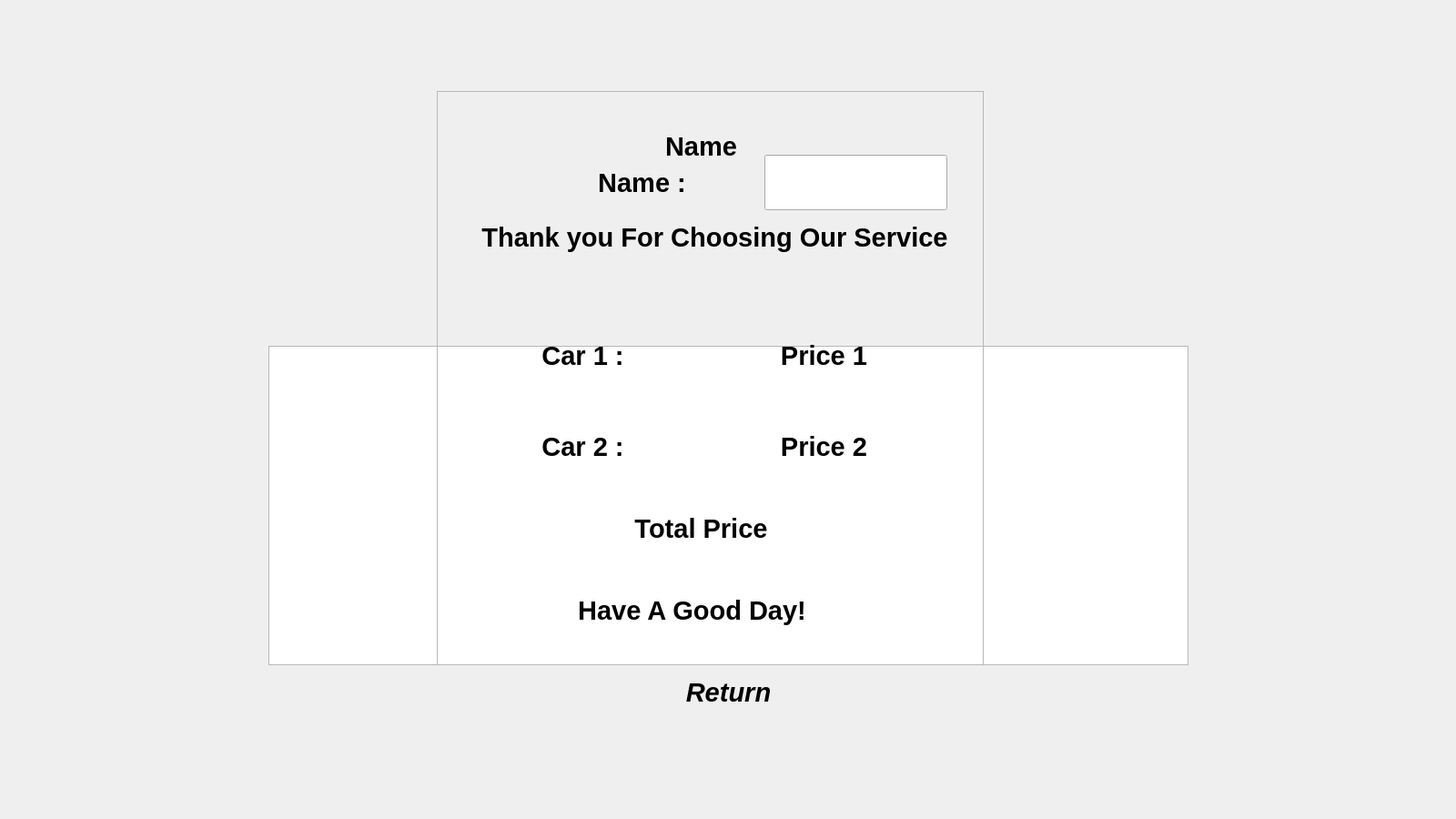
<?xml version="1.0" encoding="UTF-8"?>
<ui version="4.0">
 <class>User_Return_car</class>
 <widget class="QWidget" name="User_Return_car">
  <property name="geometry">
   <rect>
    <x>0</x>
    <y>0</y>
    <width>1600</width>
    <height>900</height>
   </rect>
  </property>
  <property name="windowTitle">
   <string>Form</string>
  </property>
  <widget class="QLabel" name="label">
   <property name="geometry">
    <rect>
     <x>0</x>
     <y>0</y>
     <width>1600</width>
     <height>900</height>
    </rect>
   </property>
   <property name="styleSheet">
    <string notr="true">background-image: url(:/Return_car.jpg);</string>
   </property>
   <property name="text">
    <string/>
   </property>
  </widget>
  <widget class="QTableWidget" name="table">
   <property name="geometry">
    <rect>
     <x>295</x>
     <y>380</y>
     <width>1011</width>
     <height>351</height>
    </rect>
   </property>
  </widget>
  <widget class="QLineEdit" name="name_edit">
   <property name="geometry">
    <rect>
     <x>840</x>
     <y>170</y>
     <width>201</width>
     <height>61</height>
    </rect>
   </property>
  </widget>
  <widget class="QLabel" name="name">
   <property name="geometry">
    <rect>
     <x>600</x>
     <y>170</y>
     <width>211</width>
     <height>61</height>
    </rect>
   </property>
   <property name="font">
    <font>
     <pointsize>22</pointsize>
     <bold>true</bold>
    </font>
   </property>
   <property name="text">
    <string>Name :</string>
   </property>
   <property name="alignment">
    <set>Qt::AlignmentFlag::AlignCenter</set>
   </property>
  </widget>
  <widget class="QPushButton" name="returnn">
   <property name="geometry">
    <rect>
     <x>650</x>
     <y>730</y>
     <width>301</width>
     <height>61</height>
    </rect>
   </property>
   <property name="font">
    <font>
     <pointsize>22</pointsize>
     <italic>true</italic>
     <bold>true</bold>
    </font>
   </property>
   <property name="text">
    <string>Return</string>
   </property>
   <property name="flat">
    <bool>true</bool>
   </property>
  </widget>
  <widget class="QFrame" name="frame">
   <property name="geometry">
    <rect>
     <x>480</x>
     <y>100</y>
     <width>601</width>
     <height>631</height>
    </rect>
   </property>
   <property name="frameShape">
    <enum>QFrame::Shape::StyledPanel</enum>
   </property>
   <property name="frameShadow">
    <enum>QFrame::Shadow::Raised</enum>
   </property>
   <widget class="QLabel" name="receipt_name">
    <property name="geometry">
     <rect>
      <x>120</x>
      <y>30</y>
      <width>341</width>
      <height>61</height>
     </rect>
    </property>
    <property name="font">
     <font>
      <pointsize>22</pointsize>
      <bold>true</bold>
     </font>
    </property>
    <property name="text">
     <string>Name</string>
    </property>
    <property name="alignment">
     <set>Qt::AlignmentFlag::AlignCenter</set>
    </property>
   </widget>
   <widget class="QLabel" name="Car1">
    <property name="geometry">
     <rect>
      <x>60</x>
      <y>260</y>
      <width>201</width>
      <height>61</height>
     </rect>
    </property>
    <property name="font">
     <font>
      <pointsize>22</pointsize>
      <bold>true</bold>
     </font>
    </property>
    <property name="text">
     <string>Car 1 :</string>
    </property>
    <property name="alignment">
     <set>Qt::AlignmentFlag::AlignCenter</set>
    </property>
   </widget>
   <widget class="QLabel" name="Car2">
    <property name="geometry">
     <rect>
      <x>60</x>
      <y>360</y>
      <width>201</width>
      <height>61</height>
     </rect>
    </property>
    <property name="font">
     <font>
      <pointsize>22</pointsize>
      <bold>true</bold>
     </font>
    </property>
    <property name="text">
     <string>Car 2 :</string>
    </property>
    <property name="alignment">
     <set>Qt::AlignmentFlag::AlignCenter</set>
    </property>
   </widget>
   <widget class="QLabel" name="Price1">
    <property name="geometry">
     <rect>
      <x>320</x>
      <y>260</y>
      <width>211</width>
      <height>61</height>
     </rect>
    </property>
    <property name="font">
     <font>
      <pointsize>22</pointsize>
      <bold>true</bold>
     </font>
    </property>
    <property name="text">
     <string>Price 1</string>
    </property>
    <property name="alignment">
     <set>Qt::AlignmentFlag::AlignCenter</set>
    </property>
   </widget>
   <widget class="QLabel" name="Price2">
    <property name="geometry">
     <rect>
      <x>320</x>
      <y>360</y>
      <width>211</width>
      <height>61</height>
     </rect>
    </property>
    <property name="font">
     <font>
      <pointsize>22</pointsize>
      <bold>true</bold>
     </font>
    </property>
    <property name="text">
     <string>Price 2</string>
    </property>
    <property name="alignment">
     <set>Qt::AlignmentFlag::AlignCenter</set>
    </property>
   </widget>
   <widget class="QLabel" name="total_price">
    <property name="geometry">
     <rect>
      <x>130</x>
      <y>450</y>
      <width>321</width>
      <height>61</height>
     </rect>
    </property>
    <property name="font">
     <font>
      <pointsize>22</pointsize>
      <bold>true</bold>
     </font>
    </property>
    <property name="text">
     <string>Total Price</string>
    </property>
    <property name="alignment">
     <set>Qt::AlignmentFlag::AlignCenter</set>
    </property>
   </widget>
   <widget class="QLabel" name="thanks">
    <property name="geometry">
     <rect>
      <x>30</x>
      <y>130</y>
      <width>551</width>
      <height>61</height>
     </rect>
    </property>
    <property name="font">
     <font>
      <pointsize>22</pointsize>
      <bold>true</bold>
     </font>
    </property>
    <property name="text">
     <string>Thank you For Choosing Our Service</string>
    </property>
    <property name="alignment">
     <set>Qt::AlignmentFlag::AlignCenter</set>
    </property>
   </widget>
   <widget class="QLabel" name="thankss">
    <property name="geometry">
     <rect>
      <x>60</x>
      <y>540</y>
      <width>441</width>
      <height>61</height>
     </rect>
    </property>
    <property name="font">
     <font>
      <pointsize>22</pointsize>
      <bold>true</bold>
     </font>
    </property>
    <property name="text">
     <string>Have A Good Day!</string>
    </property>
    <property name="alignment">
     <set>Qt::AlignmentFlag::AlignCenter</set>
    </property>
   </widget>
  </widget>
  <zorder>label</zorder>
  <zorder>table</zorder>
  <zorder>name</zorder>
  <zorder>returnn</zorder>
  <zorder>name_edit</zorder>
  <zorder>frame</zorder>
 </widget>
 <resources/>
 <connections/>
</ui>
